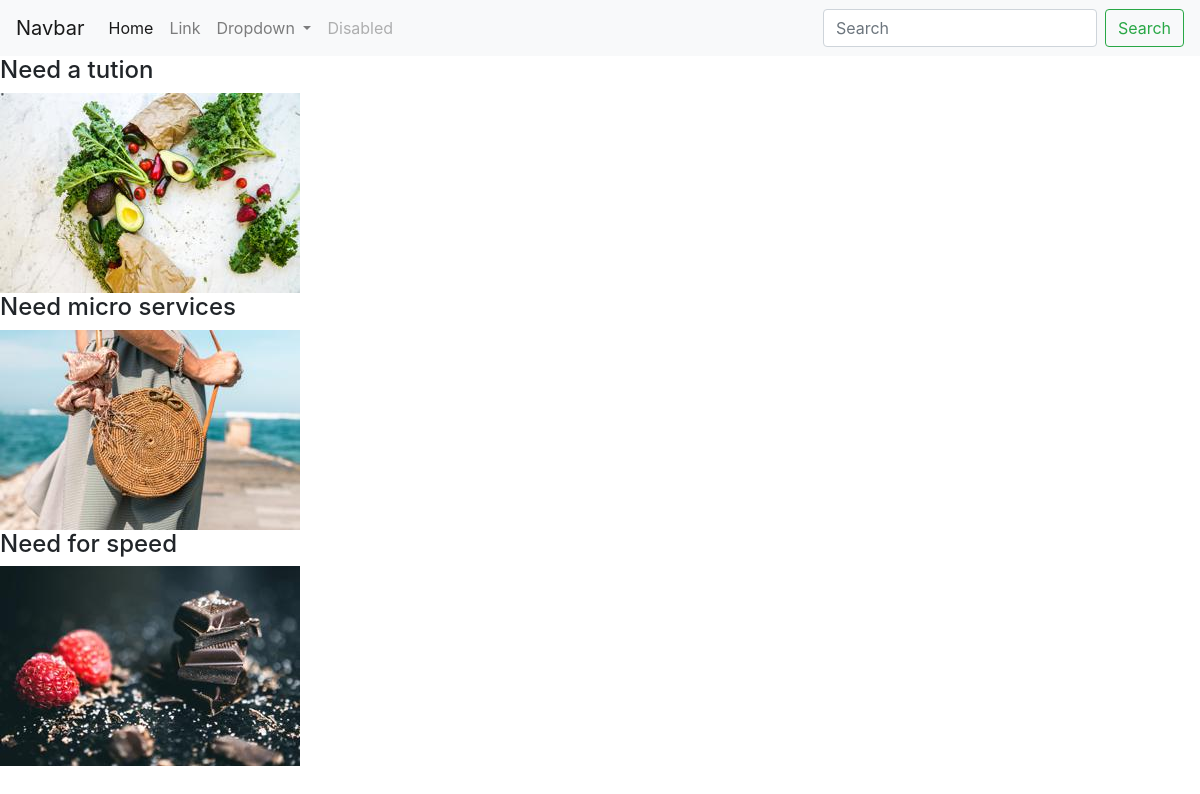
The page /education/post/ on the database as committed earlier.
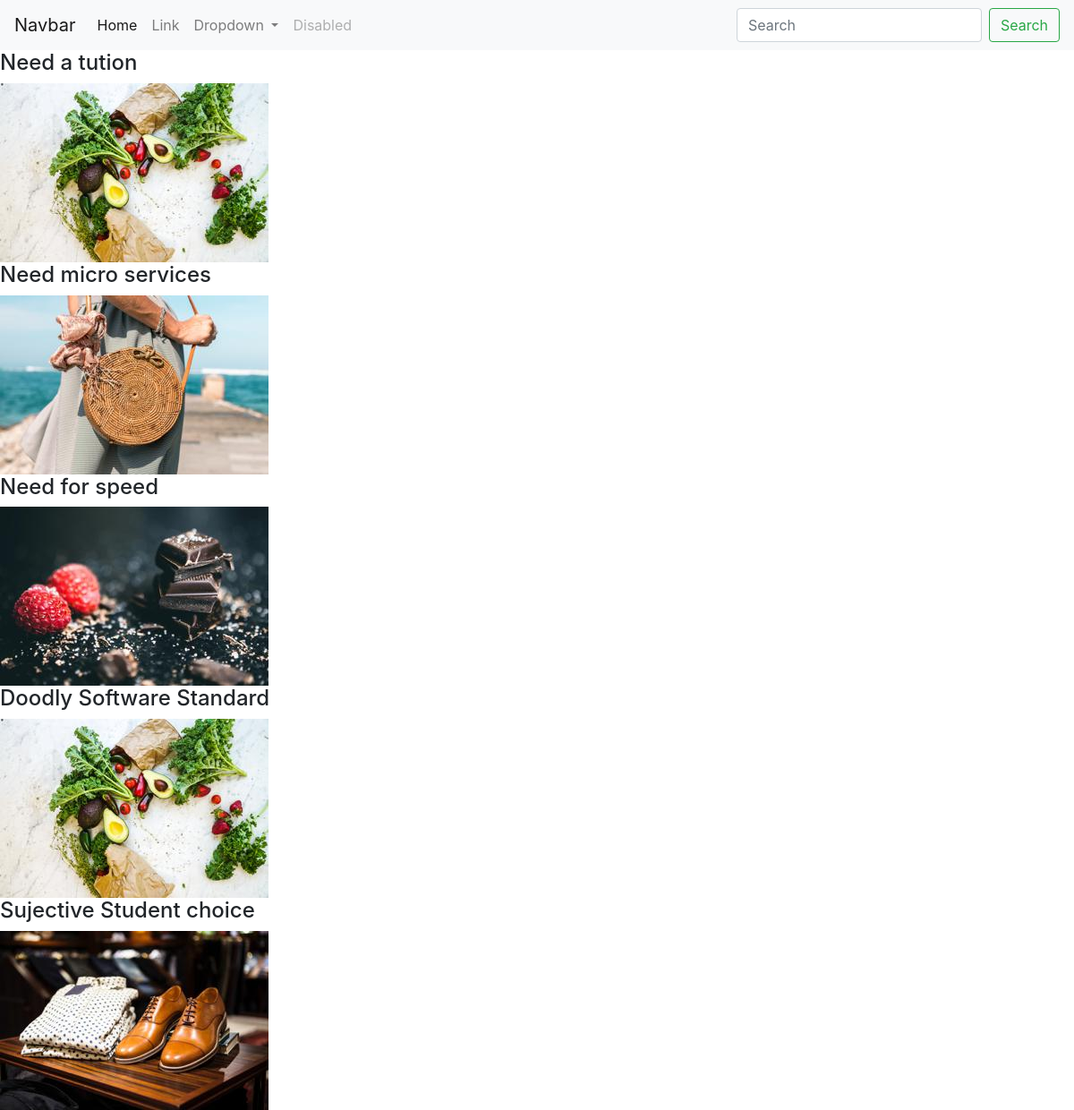
The same page on the database as committed later.
### education/models.py (models this page shows, shortened)
class Post(models.Model):
    CATEGORY={
        ('Teacher', 'Teacher'),
        ('Student', 'Student'),
    }
    MEDIUM =(
        ('bangla', 'bangla'),
        ('english', 'english'),
        ('hindi', 'hindi'),
        ('mandarin', 'mandarin'),
    )
    user = models.ForeignKey(User, on_delete=models.CASCADE, blank=True, null=True)
    id = models.AutoField(primary_key=True)
    title = models.CharField(max_length=100)
    slug = models.CharField(max_length=100, default=title)
    email = models.EmailField()
    salary = models.FloatField()
    details = models.TextField()
    available = models.BooleanField()
    category = models.CharField(max_length=100, choices=CATEGORY)
    created_at = models.DateTimeField(default=now)
    image = models.ImageField(default="default.jpg", upload_to="education/images")
    medium = MultiSelectField(max_length=100, max_choices=4, choices=MEDIUM, default='english')
    subject=models.ManyToManyField(Subject,related_name='subject_set')
    class_in=models.ManyToManyField(Classs_in,related_name='class_set')

### education/views.py (the view)
# urls.py: path('post/', postview , name="post"),
def postview(request):
    post=Post.objects.all()
    return render(request, 'education/post.html', {'post':post})

### templates/education/post.html
{% extends 'basic.html' %}
{% block body %}
{% for p in post %}
   <h4>{{p.title}}</h4>
    <img src="{{p.image.url}} " alt="image">
{% endfor %}
{% endblock body %}

### templates/basic.html (shortened to what this page needs)
<!DOCTYPE html>
<html lang="en">
  <head>
    <link rel="stylesheet" href="https://maxcdn.bootstrapcdn.com/bootstrap/4.0.0/css/bootstrap.min.css">
  </head>
  <body>
  <nav class="navbar navbar-expand-lg navbar-light bg-light">
  <a class="navbar-brand" href="#">Navbar</a>
  <div class="collapse navbar-collapse" id="navbarSupportedContent">
    <ul class="navbar-nav mr-auto">
      <li class="nav-item active">
        <a class="nav-link" href="/home/">Home <span class="sr-only">(current)</span></a>
      </li>
      <li class="nav-item">
        <a class="nav-link" href="#">Link</a>
      </li>
      <li class="nav-item dropdown">
        <a class="nav-link dropdown-toggle" href="#" id="navbarDropdown" role="button" data-toggle="dropdown" aria-haspopup="true" aria-expanded="false">
          Dropdown
        </a>
      </li>
      <li class="nav-item">
        <a class="nav-link disabled" href="#">Disabled</a>
      </li>
    </ul>
    <form class="form-inline my-2 my-lg-0">
      <input class="form-control mr-sm-2" type="search" placeholder="Search" aria-label="Search">
      <button class="btn btn-outline-success my-2 my-sm-0" type="submit">Search</button>
    </form>
  </div>
</nav>
  {% block body %}{% endblock body %}
  </body>
</html>

Rows that differ between the two databases and show on the page:
added Post: title "Doodly Software Standard", image (placeholder picture)
added Post: title "Sujective Student choice", image (picture)
